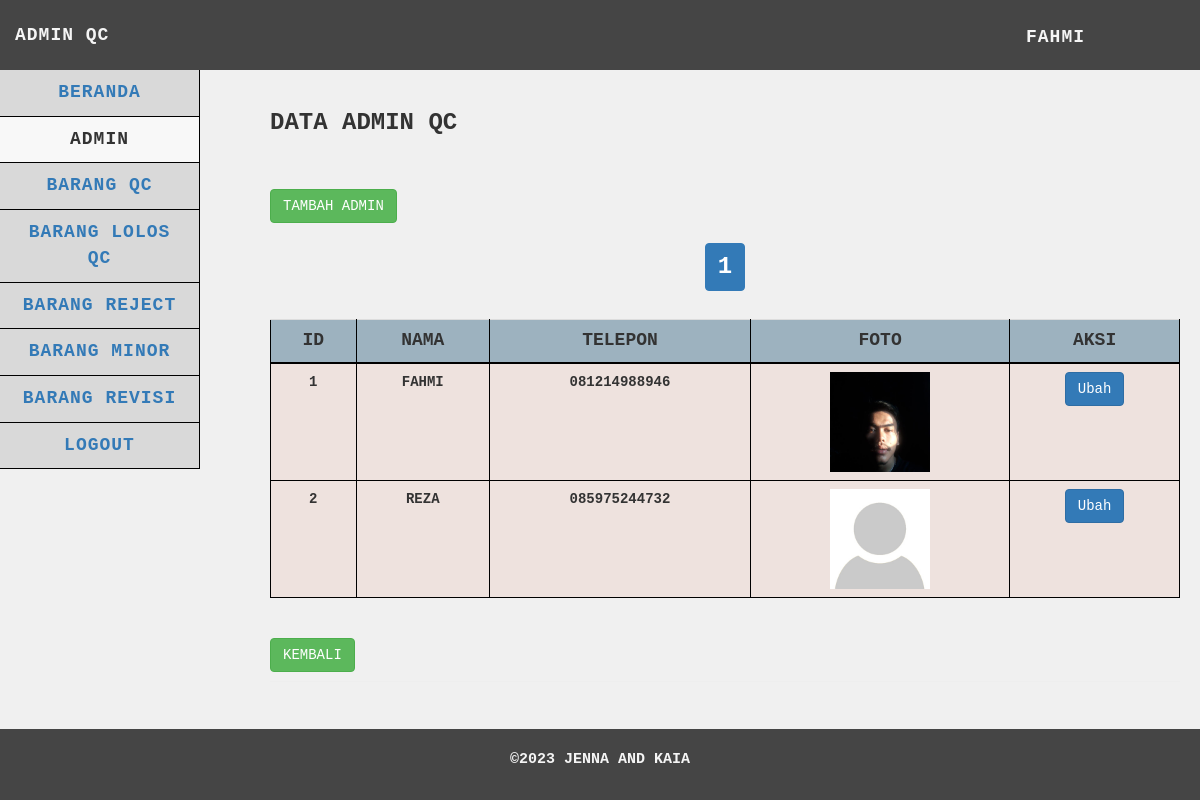
Before: /qc/admin/admin.php (signed in) with the older database file.
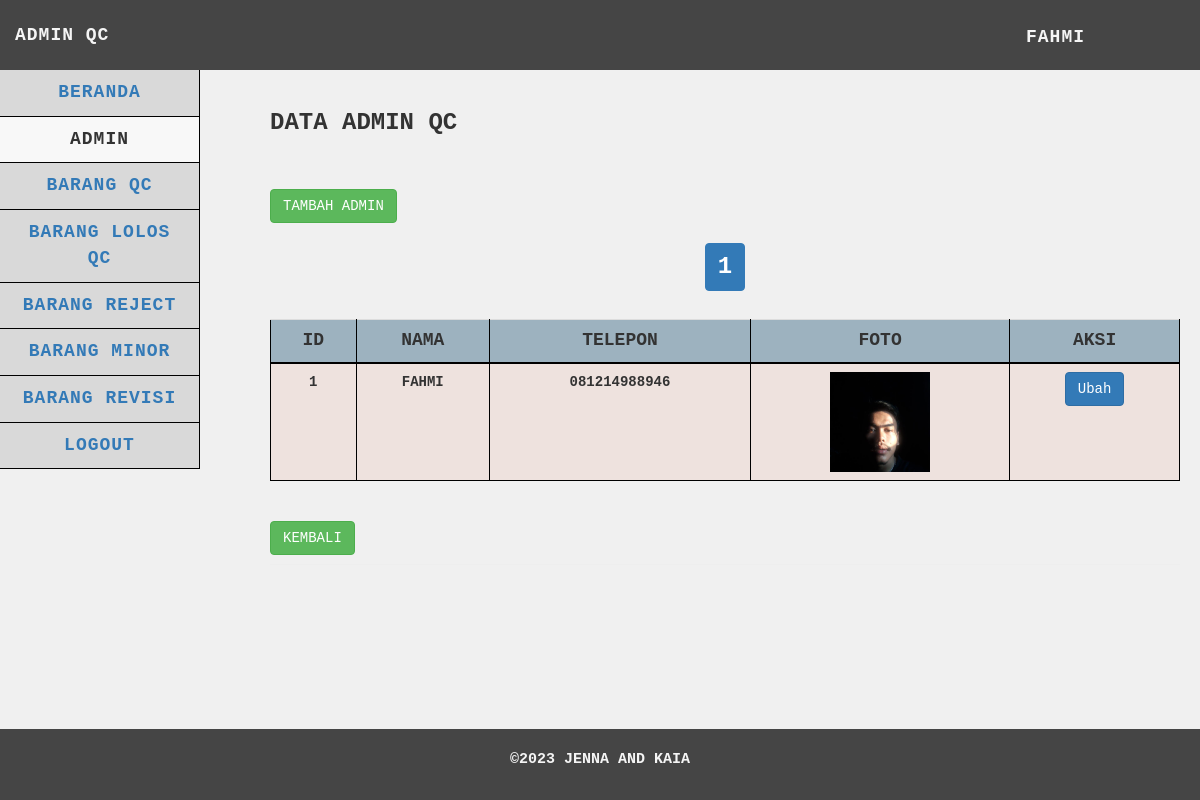
After: the same page with the newer database file.
### tables this page shows
CREATE TABLE `admin_qc` (
  `id` int(25) NOT NULL,
  `username` varchar(255) NOT NULL,
  `password` varchar(255) NOT NULL,
  `nama` varchar(255) NOT NULL,
  `telepon` varchar(255) NOT NULL,
  `foto` varchar(255) NOT NULL
);

### qc/admin/functions.php (called while the page is built, shortened)
<?php
$db = mysqli_connect("localhost", "root", "", "gudangjenna");
function query($query)
{
    global $db;
    $result = mysqli_query($db, $query);
    $rows = [];
    while ($row = mysqli_fetch_assoc($result)) {
        $rows[] = $row;
    }
    return $rows;
}
function getNama($username) {
    global $db;
    $query = "SELECT nama FROM admin_qc WHERE username = '$username'";
    $result = mysqli_query($db, $query);
    if ($result && mysqli_num_rows($result) > 0) {
        $user = mysqli_fetch_assoc($result);
        return $user['nama'];
    } else {
        return "Nama Tidak Ditemukan";
    }
}
?>

### qc/admin/admin.php (the view, shortened to what the changed rows need)
<?php
$adminqc = query("SELECT * FROM admin_qc");
$limit = 5;
$page = isset($_GET['page']) ? $_GET['page'] : 1;
$start = ($page - 1) * $limit;
$adminqc = query("SELECT * FROM admin_qc LIMIT $start, $limit");
$totalRecords = count(query("SELECT * FROM admin_qc"));
$totalPages = ceil($totalRecords / $limit);
?>
<!DOCTYPE html>
<html>
<head>
    <link href="../../vendor/css/bootstrap/bootstrap.min.css" rel="stylesheet">
    <link href="../../vendor/css/bootstrap/bootstrap.css" rel="stylesheet">
    <link href="../../vendor/font-awesome/css/font-awesome.min.css" rel="stylesheet" type="text/css">
    <link href="../../css/admin.css" rel="stylesheet">
</head>
<body>
    <nav class="navbar navbar-default navbar-static-top" role="navigation" style="margin-bottom: 0">
        <ul class="nav navbar-top-links navbar-right">
            <li class="dropdown">
                <a class="dropdown-toggle" data-toggle="dropdown"
                    href="../logout.php"><?php echo getNama($_SESSION['usernameqc']); ?></i>
                </a>
            </li>
        </ul>
    </nav>
    <div class="content">
        <div class="container-fluid">
            <h1 class="page-header">Data Admin QC
                <br><br><br>
                <div class="text-left">
                    <a href="#" class="btn btn-success" data-toggle="modal" data-target="#tambahAdminModal">Tambah
                        Admin</a>
                </div>
                <div class="text-center">
                    <ul class="pagination">
                        <?php for ($p = 1; $p <= $totalPages; $p++) : ?>
                        <li class="<?php if ($p == $page) echo 'active'; ?>">
                            <a href="?page=<?php echo $p; ?>"><?php echo $p; ?></a>
                        </li>
                        <?php endfor; ?>
                    </ul>
                </div>
                <div class="table-responsive">
                    <table id="data-table" class="table table-hover">
                        <tr>
                            <th scope="col">Id</th>
                            <th scope="col">Nama</th>
                            <th scope="col">Telepon</th>
                            <th scope="col">Foto</th>
                            <th scope="col">Aksi</th>
                        </tr>
                        <?php $i = 1 + ($page - 1) * $limit; ?>
                        <?php foreach ($adminqc as $row) : ?>
                        <tr>
                            <td><?= $i; ?></td>
                            <td><?= $row["nama"]; ?></td>
                            <td><?= $row["telepon"]; ?></td>
                            <td><img src="../../images/<?= $row["foto"]; ?>"></td>
                            <td>
                                <div class="btn-group text-center" style="display: flex; justify-content: center;">
                                    <button type="button" class="btn btn-primary" data-toggle="modal"
                                        data-target="#ubahAdminModal<?= $row["id"]; ?>">Ubah</button>
                                </div>
                            </td>
                        </tr>
                        <?php $i++; ?>
                        <?php endforeach; ?>
                    </table>
                </div>
                <div style="margin-top: 20px;">
                    <a href="../beranda.php" class="btn btn-success">Kembali</a>
                </div>
        </div>
    </div>
</body>
</html>

Changed rows visible on the page:
removed admin_qc: nama "REZA", telepon "085975244732", foto (placeholder picture)
